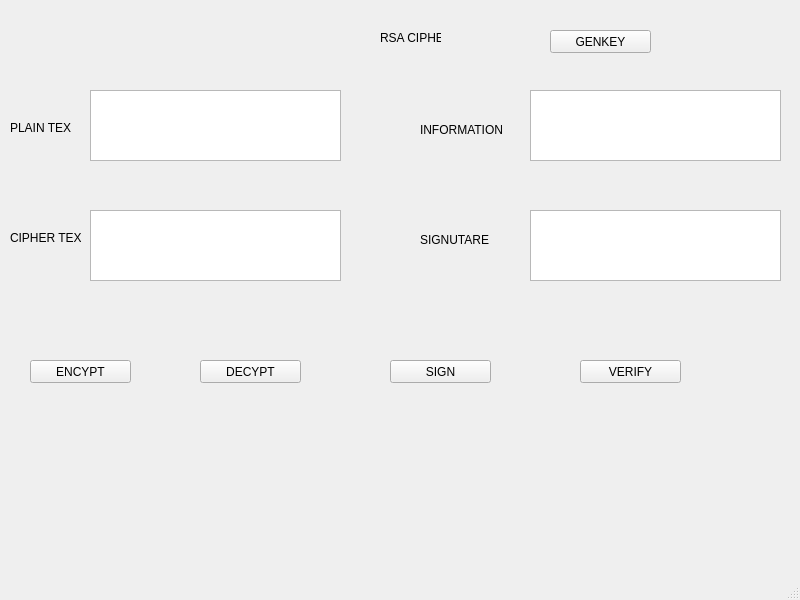
<?xml version="1.0" encoding="UTF-8"?>
<ui version="4.0">
 <class>MainWindow</class>
 <widget class="QMainWindow" name="MainWindow">
  <property name="geometry">
   <rect>
    <x>0</x>
    <y>0</y>
    <width>800</width>
    <height>600</height>
   </rect>
  </property>
  <property name="windowTitle">
   <string>MainWindow</string>
  </property>
  <widget class="QWidget" name="centralwidget">
   <widget class="QLabel" name="label">
    <property name="geometry">
     <rect>
      <x>380</x>
      <y>30</y>
      <width>61</width>
      <height>16</height>
     </rect>
    </property>
    <property name="text">
     <string>RSA CIPHER</string>
    </property>
   </widget>
   <widget class="QLabel" name="label_2">
    <property name="geometry">
     <rect>
      <x>10</x>
      <y>120</y>
      <width>61</width>
      <height>16</height>
     </rect>
    </property>
    <property name="text">
     <string>PLAIN TEXT</string>
    </property>
   </widget>
   <widget class="QLabel" name="label_3">
    <property name="geometry">
     <rect>
      <x>420</x>
      <y>120</y>
      <width>91</width>
      <height>20</height>
     </rect>
    </property>
    <property name="text">
     <string>INFORMATION</string>
    </property>
   </widget>
   <widget class="QLabel" name="label_4">
    <property name="geometry">
     <rect>
      <x>420</x>
      <y>230</y>
      <width>81</width>
      <height>20</height>
     </rect>
    </property>
    <property name="text">
     <string>SIGNUTARE</string>
    </property>
   </widget>
   <widget class="QLabel" name="label_5">
    <property name="geometry">
     <rect>
      <x>10</x>
      <y>230</y>
      <width>71</width>
      <height>16</height>
     </rect>
    </property>
    <property name="text">
     <string>CIPHER TEXT</string>
    </property>
   </widget>
   <widget class="QTextEdit" name="txtplaintext">
    <property name="geometry">
     <rect>
      <x>90</x>
      <y>90</y>
      <width>251</width>
      <height>71</height>
     </rect>
    </property>
   </widget>
   <widget class="QTextEdit" name="txtinfo">
    <property name="geometry">
     <rect>
      <x>530</x>
      <y>90</y>
      <width>251</width>
      <height>71</height>
     </rect>
    </property>
   </widget>
   <widget class="QTextEdit" name="txtsign">
    <property name="geometry">
     <rect>
      <x>530</x>
      <y>210</y>
      <width>251</width>
      <height>71</height>
     </rect>
    </property>
   </widget>
   <widget class="QTextEdit" name="txtciphertext">
    <property name="geometry">
     <rect>
      <x>90</x>
      <y>210</y>
      <width>251</width>
      <height>71</height>
     </rect>
    </property>
   </widget>
   <widget class="QPushButton" name="btnencrypt">
    <property name="geometry">
     <rect>
      <x>30</x>
      <y>360</y>
      <width>101</width>
      <height>23</height>
     </rect>
    </property>
    <property name="text">
     <string>ENCYPT</string>
    </property>
   </widget>
   <widget class="QPushButton" name="btnverify">
    <property name="geometry">
     <rect>
      <x>580</x>
      <y>360</y>
      <width>101</width>
      <height>23</height>
     </rect>
    </property>
    <property name="text">
     <string>VERIFY</string>
    </property>
   </widget>
   <widget class="QPushButton" name="btnsign">
    <property name="geometry">
     <rect>
      <x>390</x>
      <y>360</y>
      <width>101</width>
      <height>23</height>
     </rect>
    </property>
    <property name="text">
     <string>SIGN</string>
    </property>
   </widget>
   <widget class="QPushButton" name="btdecrypt">
    <property name="geometry">
     <rect>
      <x>200</x>
      <y>360</y>
      <width>101</width>
      <height>23</height>
     </rect>
    </property>
    <property name="text">
     <string>DECYPT</string>
    </property>
   </widget>
   <widget class="QPushButton" name="btngenkey">
    <property name="geometry">
     <rect>
      <x>550</x>
      <y>30</y>
      <width>101</width>
      <height>23</height>
     </rect>
    </property>
    <property name="text">
     <string>GENKEY</string>
    </property>
   </widget>
  </widget>
  <widget class="QMenuBar" name="menubar">
   <property name="geometry">
    <rect>
     <x>0</x>
     <y>0</y>
     <width>800</width>
     <height>21</height>
    </rect>
   </property>
  </widget>
  <widget class="QStatusBar" name="statusbar"/>
 </widget>
 <resources/>
 <connections/>
</ui>
